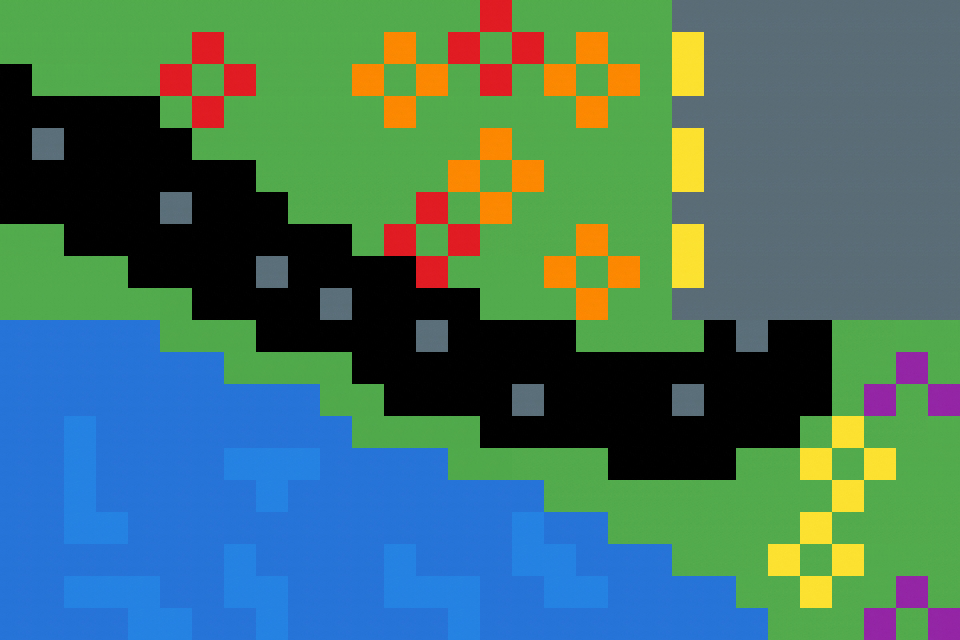

A 2D game scene composited from a Tiled map and its tileset images. What follows is a short description and the map's XML, with each tile layer's data collapsed to a summary:
An orthogonal 30x20 tile map with 32x32 px tiles, 1 tile layer (Tile Layer 1).

<map version="1.10" tiledversion="1.12.2" orientation="orthogonal" renderorder="right-down" width="30" height="20" tilewidth="32" tileheight="32" infinite="0" nextlayerid="2" nextobjectid="1">
 <tileset firstgid="1" source="colors-tilemap.tsx" />
 <layer id="1" name="Tile Layer 1" width="30" height="20">
  <data>[600 cells, 600 non-empty, 23 distinct tile ids]</data>
 </layer>
</map>
